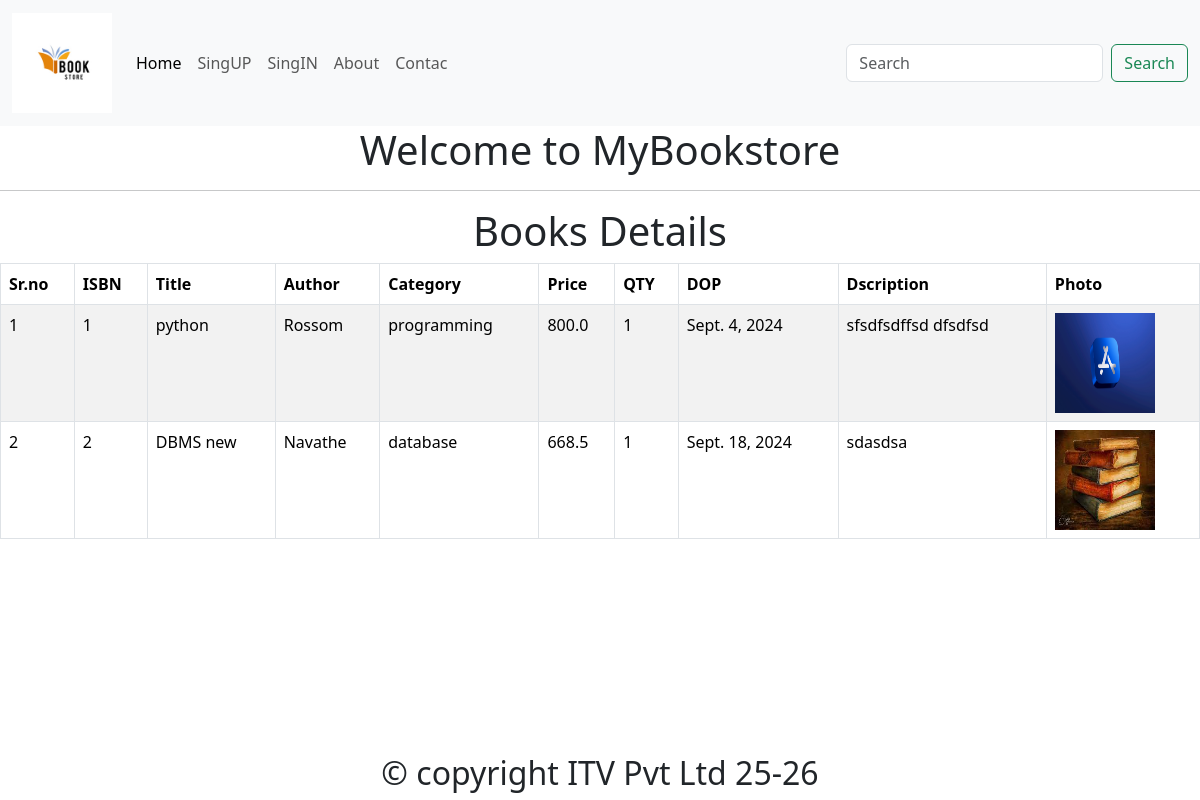
The app's page /, older data.
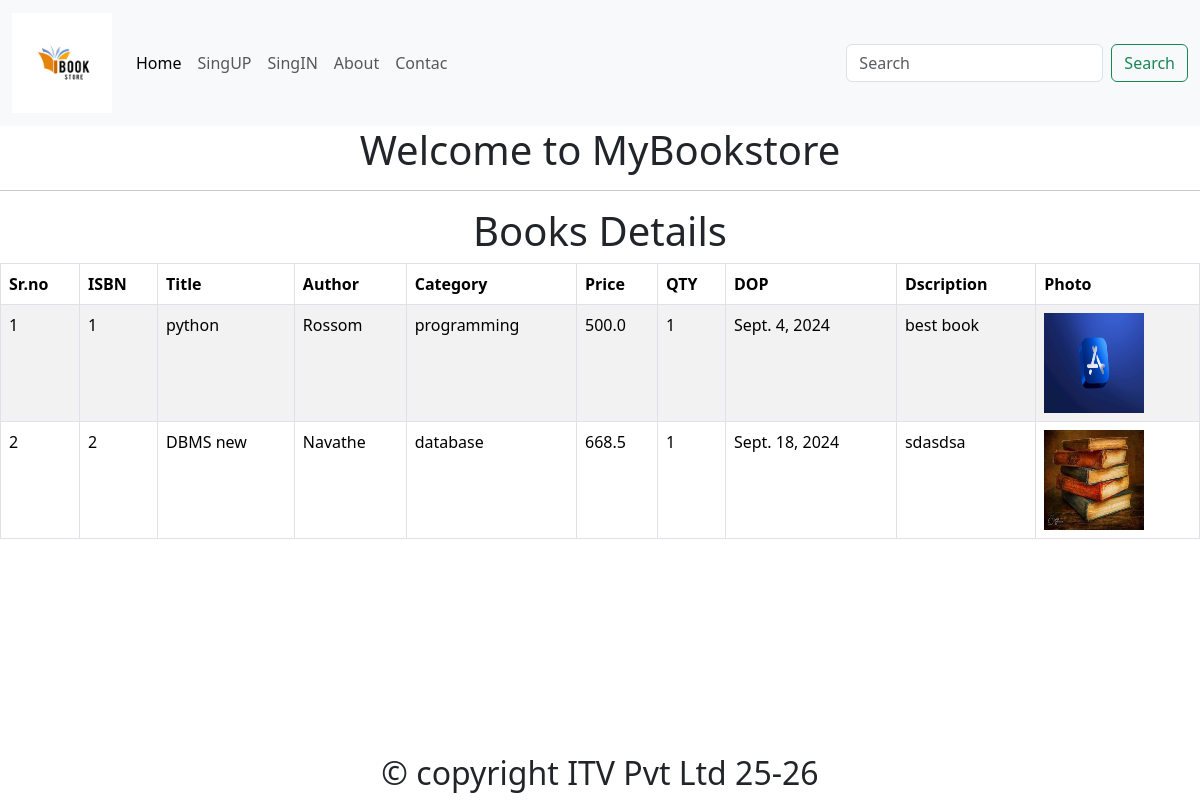
The same page, newer data.
### app/models.py (models this page shows)
class Book(models.Model):
    isbn=models.PositiveIntegerField(primary_key=True)
    title=models.CharField(max_length=20)
    author=models.CharField(max_length=20)
    type=(('programming','programming'),('database','database'))
    category=models.CharField(max_length=50,choices=type)
    price=models.FloatField()
    qty=models.PositiveIntegerField(default=1)
    dop=models.DateField()
    description=models.TextField()
    photo=models.ImageField(upload_to='images',null=True,default=None)

### app/views.py (the view)
# urls.py: path("",views.index,name="index"),
def index(req):
    allbooks = Book.objects.all()
    print(allbooks)
    myname="Kapil"
    print(datetime.now())
    curdate = datetime.now()
    hour=datetime.now().hour
    print(hour)
    context = {"myname":myname,"curdate":curdate, "hour":hour,"allbooks":allbooks}
    return render(req,"index.html", context)

### app/templates/index.html (shortened to what this page needs)
{% extends 'base.html' %}
    {% block body %}
    <center>
        <h1>Welcome to MyBookstore</h1>
        <hr>
         <h1>Books Details</h1>
         <table class="table table-bordered table-striped" >
            <thead>
                <th>Sr.no</th>
                <th>ISBN</th>
                <th>Title</th>
                <th>Author</th>
                <th>Category</th>
                <th>Price</th>
                <th>QTY</th>
                <th>DOP</th>
                <th>Dscription</th>
                <th>Photo</th>
            </thead>
            <tbody>
                {% for x in allbooks %}
                <tr>
                <td>{{forloop.counter}}</td>
                <td>{{x.isbn}}</td>
                <td>{{x.title}}</td>
                <td>{{x.author}}</td>
                <td>{{x.category}}</td>
                <td>{{x.price}}</td>
                <td>{{x.qty}}</td>
                <td>{{x.dop}}</td>
                <td>{{x.description}}</td>
                <td>
                    <img src="{{x.photo.url}}" alt="{{x.title}}" width="100px" height="100px">
                </td>
                </tr>
                {% endfor %}
            </tbody>
         </table>
    </center>
    {% endblock %}

Row changes from the older to the newer data that the page shows:
changed Book "python": price "800.0" → "500.0"; description "sfsdfsdffsd dfsdfsd" → "best book"
